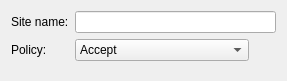
<?xml version="1.0" encoding="UTF-8"?>
<ui version="4.0">
 <class>KCookiesPolicySelectionDlgUI</class>
 <widget class="QWidget" name="KCookiesPolicySelectionDlgUI">
  <property name="geometry">
   <rect>
    <x>0</x>
    <y>0</y>
    <width>287</width>
    <height>81</height>
   </rect>
  </property>
  <layout class="QFormLayout" name="formLayout">
   <property name="fieldGrowthPolicy">
    <enum>QFormLayout::ExpandingFieldsGrow</enum>
   </property>
   <item row="0" column="0">
    <widget class="QLabel" name="lbDomain">
     <property name="whatsThis">
      <string>&lt;qt&gt;
Enter the host or domain to which this policy applies, e.g. &lt;b&gt;www.kde.org&lt;/b&gt; or &lt;b&gt;.kde.org&lt;/b&gt;.
&lt;/qt&gt;</string>
     </property>
     <property name="text">
      <string>Site name:</string>
     </property>
     <property name="wordWrap">
      <bool>false</bool>
     </property>
     <property name="buddy">
      <cstring>leDomain</cstring>
     </property>
    </widget>
   </item>
   <item row="0" column="1">
    <widget class="QLineEdit" name="leDomain">
     <property name="whatsThis">
      <string>Enter the host or domain name, e.g. .kde.org, this policy applies to.</string>
     </property>
    </widget>
   </item>
   <item row="1" column="0">
    <widget class="QLabel" name="lbPolicy">
     <property name="whatsThis">
      <string>&lt;qt&gt;
Select the desired policy:
&lt;ul&gt;
&lt;li&gt;&lt;b&gt;Accept&lt;/b&gt; - Allows this site to set cookies&lt;/li&gt;
&lt;li&gt;&lt;b&gt;Accept until end of session&lt;/b&gt; - Allows this site to set cookies but they will expire at the end of the session.&lt;/li&gt;
&lt;li&gt;&lt;b&gt;Reject&lt;/b&gt; - Refuse all cookies sent from this site&lt;/li&gt;
&lt;li&gt;&lt;b&gt;Ask&lt;/b&gt; - Prompt when cookies are received from this site&lt;/li&gt;
&lt;/ul&gt;
&lt;/qt&gt;</string>
     </property>
     <property name="text">
      <string>Policy:</string>
     </property>
     <property name="wordWrap">
      <bool>false</bool>
     </property>
     <property name="buddy">
      <cstring>cbPolicy</cstring>
     </property>
    </widget>
   </item>
   <item row="1" column="1">
    <widget class="QComboBox" name="cbPolicy">
     <property name="whatsThis">
      <string>&lt;qt&gt;
Select the desired policy:
&lt;ul&gt;
&lt;li&gt;&lt;b&gt;Accept&lt;/b&gt; - Allows this site to set cookies&lt;/li&gt;
&lt;li&gt;&lt;b&gt;Accept until end of session&lt;/b&gt; - Allows this site to set cookies but they will expire at the end of the session.&lt;/li&gt;
&lt;li&gt;&lt;b&gt;Reject&lt;/b&gt; - Refuse all cookies sent from this site&lt;/li&gt;
&lt;li&gt;&lt;b&gt;Ask&lt;/b&gt; - Prompt when cookies are received from this site&lt;/li&gt;
&lt;/ul&gt;
&lt;/qt&gt;</string>
     </property>
     <item>
      <property name="text">
       <string>Accept</string>
      </property>
     </item>
     <item>
      <property name="text">
       <string>Accept until end of session</string>
      </property>
     </item>
     <item>
      <property name="text">
       <string>Reject</string>
      </property>
     </item>
     <item>
      <property name="text">
       <string>Ask</string>
      </property>
     </item>
    </widget>
   </item>
  </layout>
 </widget>
 <customwidgets>
  <customwidget>
   <class>QLineEdit</class>
   <extends>QLineEdit</extends>
   <header>klineedit.h</header>
  </customwidget>
 </customwidgets>
 <resources/>
 <connections/>
</ui>
